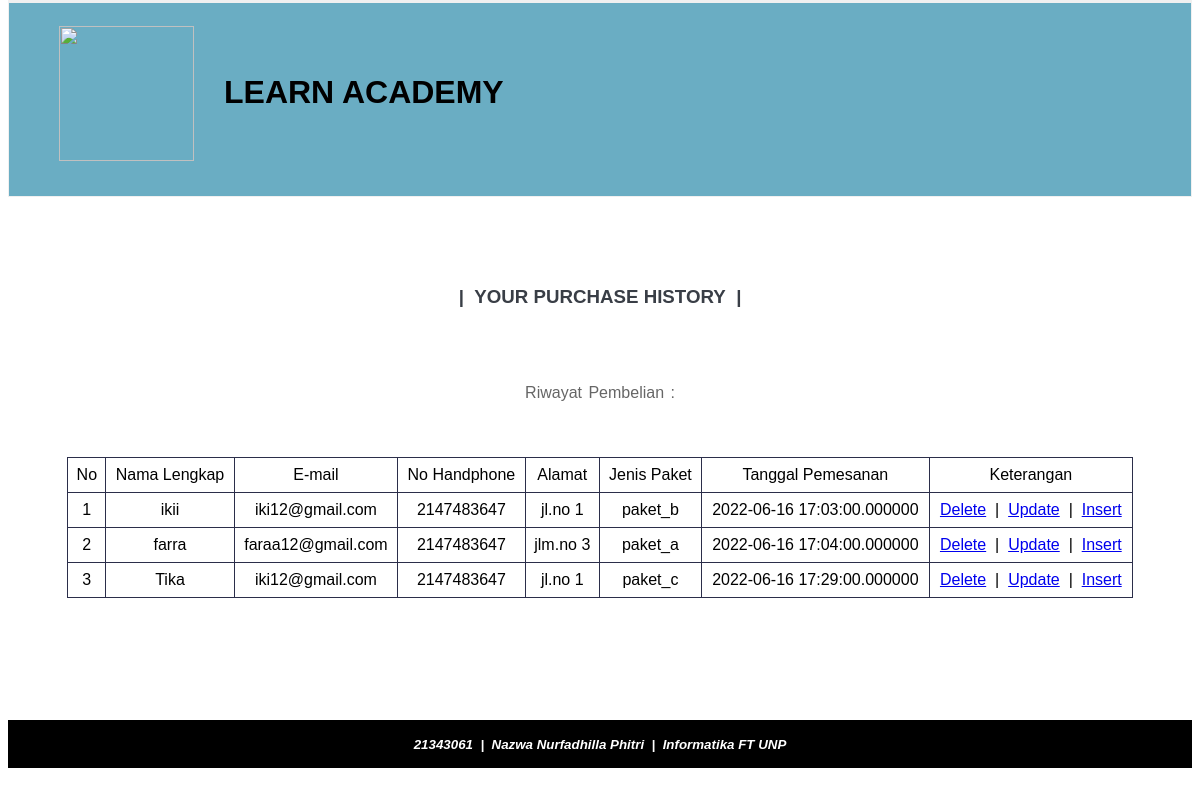
The app's page /cart1.php with its own data.
### tables this page shows
CREATE TABLE `tblpembelian` (
  `id` int(11) NOT NULL,
  `nama_pembeli` varchar(50) NOT NULL,
  `email_pembeli` varchar(50) NOT NULL,
  `phone` int(50) NOT NULL,
  `alamat_pembeli` varchar(50) NOT NULL,
  `jenis_paket` varchar(50) NOT NULL,
  `tanggal_pemesanan` datetime(6) NOT NULL
);

### cart1.php (the view, shortened to what this page needs)
<!DOCTYPE html>
<html>
<head>
    <link rel="stylesheet" type="text/css" href="tabel.css">
</head>
<?php
include_once 'koneksi1.php';
$result = mysqli_query($conn, "SELECT * FROM tblpembelian");
?>
<body>
    <?php include('header.php') ?>
    <section class="about">
        <div class="container2">
            <center>
            <h3><b>|&nbsp;&nbsp;YOUR PURCHASE HISTORY&nbsp;&nbsp;|</b></h3>
            <br>
                <p>Riwayat Pembelian :</p>
            <br><br>
            <?php
                if (mysqli_num_rows($result) > 0) {
            ?>
            <div class="carttable">
                <table>
                    <tr class="fw-bolder">
                        <td>No</td>
                        <td>Nama Lengkap</td>
                        <td>E-mail</td>
                        <td>No Handphone</td>
                        <td>Alamat</td>
                        <td>Jenis Paket</td>
                        <td>Tanggal Pemesanan</td>
                        <td>Keterangan</td>
                        </tr>
                <?php
                    $i=1;
                    while ($row = mysqli_fetch_array($result)) {
                ?>
                    <tr>
                        <td><?php echo $i; ?></td>
                        <td><?php echo $row["nama_pembeli"]; ?></td>
                        <td><?php echo $row["email_pembeli"]; ?></td>
                        <td><?php echo $row["phone"]; ?></td>
                        <td><?php echo $row["alamat_pembeli"]; ?></td>
                        <td><?php echo $row["jenis_paket"]; ?></td>
                        <td><?php echo $row["tanggal_pemesanan"]; ?></td>
					    <td><a href="delete-process.php?id= <?php echo $row["id"]; ?>">Delete</a> &nbsp;|&nbsp;
                            <a href="update-process.php?id=<?php echo $row["id"]; ?>">Update</a> &nbsp;|&nbsp;
                            <a href="pembelian.php?id=<?php echo $row["id"]; ?>">Insert</a></td>
                    </tr>
                <?php
                    $i++;
                        }
                ?>
                </table>
            </div>
                <?php
                    }
                else{
                    echo "Data tidak ditemukan";
                }
                ?>
            </center>
            <br><br>
            <br><br>
        </div>
    </section>
    <?php include('footer.php') ?>
</body>
</html>

### header.php (shortened to what this page needs)
<!DOCTYPE html>
<html>
<head>
	<link rel="stylesheet" type="text/css" href="css/stylepemoweb.css">
<body>
    <header>
    <div id="header"><img class="logo" src="../gambar/logo.png" align="left" >
	    </div>
    </header>
	<header>
		<div class="container">
		<h1></a><b><strong>LEARN ACADEMY</strong></b></h1>
    </header>
</body>
</html>

### footer.php (shortened to what this page needs)
<!DOCTYPE html>
<html>
<head>
	<link rel="stylesheet" type="text/css" href="stylepemoweb.css">
</head>
<body>
	<footer>
		<div class="container">
			<i><b><small>21343061&nbsp;&nbsp;|&nbsp;&nbsp;Nazwa Nurfadhilla Phitri&nbsp;&nbsp;|&nbsp;&nbsp;Informatika FT UNP</small></b></i>
			</div>
	</footer>
</body>
</html>

### tabel.css (style rules this page uses)
table { font-family: arial, sans-serif; border-collapse: collapse; width: 100%; }
td, th { border: 1px solid #dddddd; text-align: left; padding: 8px; }
tr:nth-child(even) { background-color: white; }

### stylepemoweb.css (style rules this page uses)
body { padding: 0; margin-top: 0; font-family: 'Gill Sans', 'Gill Sans MT', Calibri, 'Trebuchet MS', sans-serif; }
header { background-color: grey; background-size: cover; border: 1px solid #f0f0f0; font-family:Verdana, Geneva, Tahoma, sans-serif; color: #f0f0f0; }
.container { color: white; }
.container2 { width: 0 auto; margin: 0 auto; color: black; }
.container:after { content: " "; display: block; clear: both; }
header { background-color:#6AADC3; }
header h1 { float: left; padding: 50px 30px; color: black; }
img.logo { width: 135px; height: 135px; margin-left: 50px; margin-top: 25px; margin-bottom: 35px; }
section { padding: 50px 0; }
section h3 { text-align: center; padding: 20px 0; color: #393E46; }
.about p { color: #666; word-spacing: 2px; line-height: 25px; }
footer { padding: 15px ; background-color: black; color: #fff; text-align: center; }
.carttable table { font-family: arial, sans-serif; border-collapse: collapse; width: 90%; }
.carttable table td, th { border: 1px solid #2B2E4A; text-align: center; padding: 5 px; }

### records on screen
tblpembelian: nama_pembeli "ikii", email_pembeli "iki12@gmail.com", phone "2147483647", alamat_pembeli "jl.no 1", jenis_paket "paket_b", tanggal_pemesanan "2022-06-16 17:03:00.000000"
tblpembelian: nama_pembeli "farra", email_pembeli "faraa12@gmail.com", phone "2147483647", alamat_pembeli "jlm.no 3", jenis_paket "paket_a", tanggal_pemesanan "2022-06-16 17:04:00.000000"
tblpembelian: nama_pembeli "Tika", email_pembeli "iki12@gmail.com", phone "2147483647", alamat_pembeli "jl.no 1", jenis_paket "paket_c", tanggal_pemesanan "2022-06-16 17:29:00.000000"
